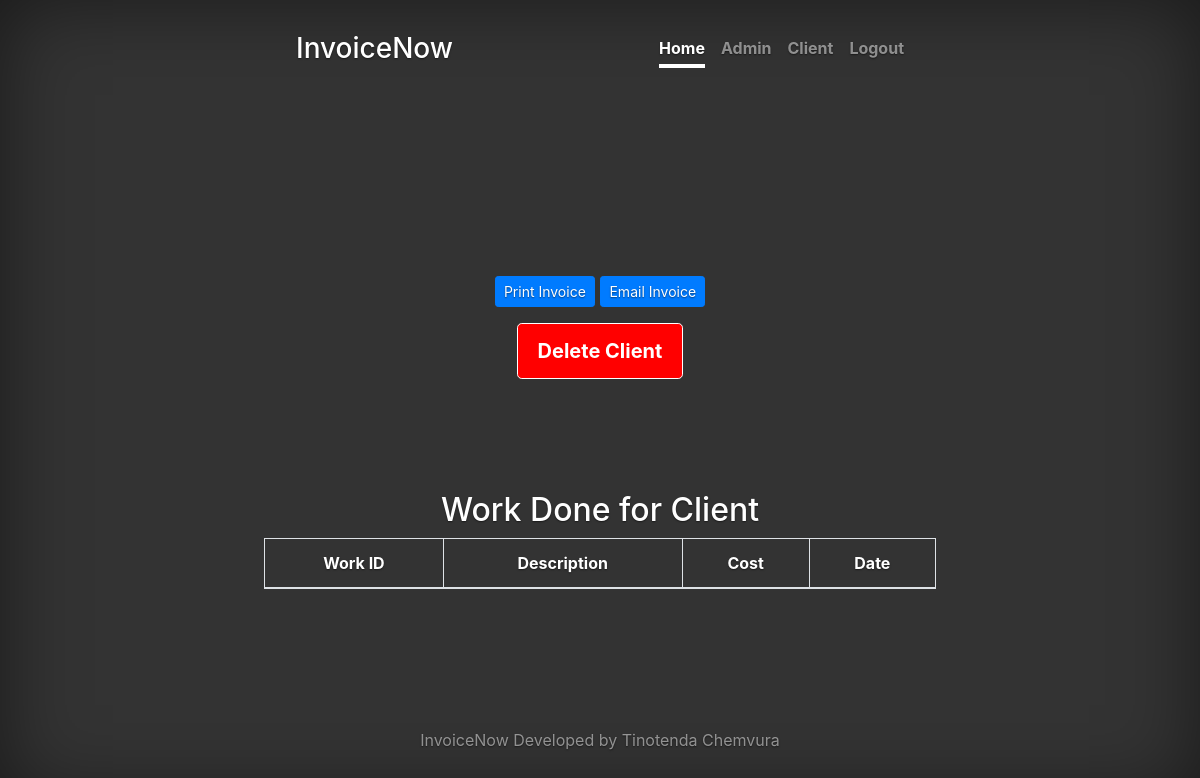
/client/6/ (signed in), run on an earlier commit of the app's database.
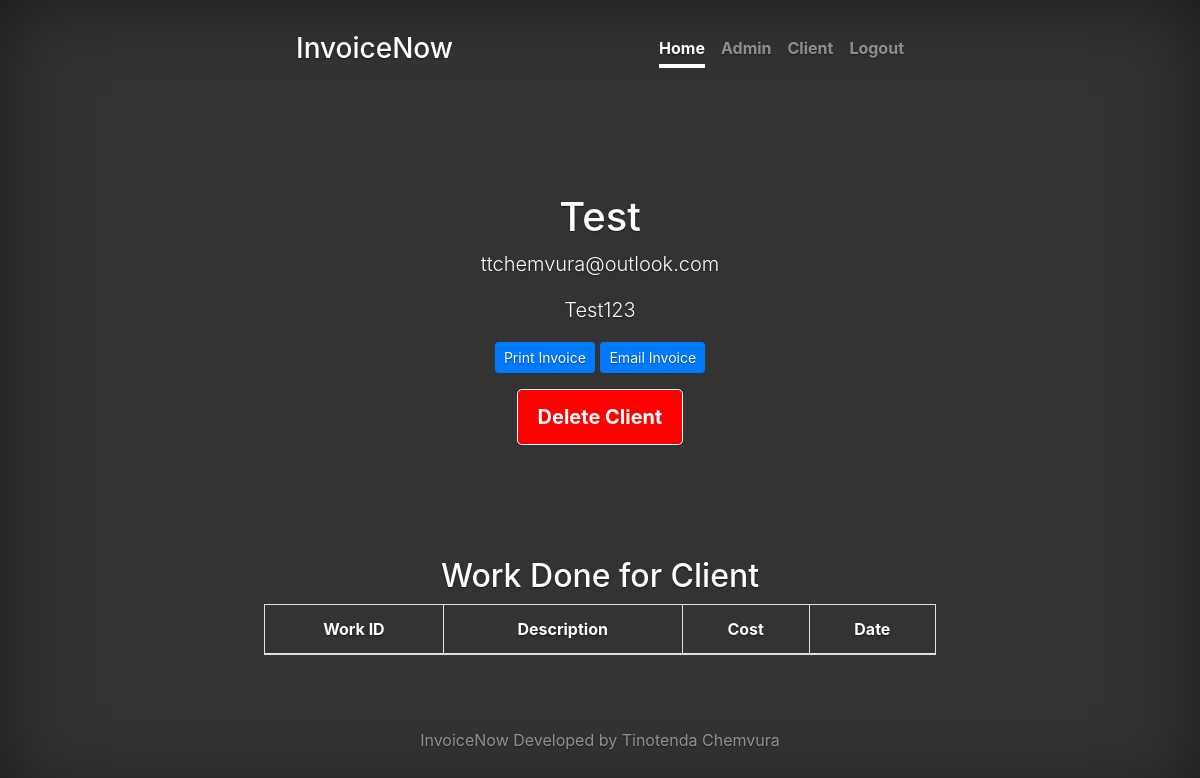
And on a later commit of the database.
### invoice_client/models.py (models this page shows)
class Client(models.Model):
    user = models.OneToOneField(User, on_delete=models.CASCADE)
    address = models.CharField(max_length=100)
    date = models.DateTimeField(default=now)
    bill_date = models.DateTimeField(default=now)
    class Meta:
        ordering = ('user__first_name', )

### invoice_admin/views.py (the view)
# urls.py: url(r'^client/(?P<id>\d+)/$', AdminClientView.as_view(), name='client_view'),
class AdminClientView(LoginRequiredMixin, ListView):
    login_url = '/login/'
    redirect_field_name = 'redirect_to'
    model = Client
    template_name = 'admin_client_details.html'
    context_object_name = 'works'
    def get_queryset(self):
        works = Work.objects.filter(client=int(self.kwargs.get('id')))
        return works
    def get_context_data(self, **kwargs):
        context = super(AdminClientView, self).get_context_data(**kwargs)
        try:
            context['client'] = Client.objects.get(id=int(self.kwargs.get('id')))
        except ObjectDoesNotExist:
            try:
                context['client'] = Client.objects.get(user=self.request.user)
            except ObjectDoesNotExist:
                context['client'] = None
        context['user'] = self.request.user
        return context
    def get(self, *args, **kwargs):
        if not self.request.user.is_staff:
            return redirect(reverse('client'))
        return super(AdminClientView, self).get(*args, **kwargs)

### templates/admin_client_details.html (shortened to what this page needs)
{% extends 'base.html' %}
{% block body %}
    <section class="jumbotron" style="background-color: transparent">
        <div class="inner cover">
            <h1 class="cover-heading">{{ client.user.first_name }}</h1>
            <p class="lead">{{ client.user.email }}</p>
            <p class="lead">{{ client.address }}</p>
            <p class="lead">
                <a href="{% url 'print_invoice' client.id %}" class="btn btn-sm btn-primary">Print Invoice</a>
                <a href="{% url 'email_invoice' client.id %}" class="btn btn-sm btn-primary">Email Invoice</a>
            </p>
            {% if user.is_staff %}
            <p class="lead">
                <a href="{% url 'admin_delete_client' client.id %}" style="background-color: red; color: white" class="btn btn-lg btn-secondary">Delete Client</a>
            </p>
            {% endif %}
        </div>
    </section>
    <h2>Work Done for Client</h2>
    <div class="table-responsive">
        <table class="table table-bordered">
            <thead>
            <tr>
                <th>Work ID</th>
                <th>Description</th>
                <th>Cost</th>
                <th>Date</th>
            </tr>
            </thead>
        </table>
    </div>
{% endblock %}

### templates/base.html (shortened to what this page needs)
<!doctype html>
<html lang="en">
  <head>
    <link rel="stylesheet" href="https://maxcdn.bootstrapcdn.com/bootstrap/4.0.0-beta.2/css/bootstrap.min.css">
      {% load static %}
    <link href="{% static 'css/main.css' %}" rel="stylesheet">
  </head>
  <body>
    <div class="site-wrapper">
      <div class="site-wrapper-inner">
        <div class="cover-container">
          <header class="masthead clearfix">
            <div class="inner">
              <h3 class="masthead-brand">InvoiceNow</h3>
              <nav class="nav nav-masthead">
                <a class="nav-link active" href="{% url 'home' %}">Home</a>
                <a class="nav-link" href="{% url 'admin' %}">Admin</a>
                <a class="nav-link" href="{% url 'client' %}">Client</a>
                {% if user.is_authenticated %}
                    <a class="nav-link" href="{% url 'logout' %}">Logout</a>
                {% else %}
                    <a class="nav-link" href="{% url 'login' %}">Login</a>
                {% endif %}
              </nav>
            </div>
          </header>
            {% block body %}{% endblock %}
          <footer class="mastfoot">
            <div class="inner">
              <p>InvoiceNow Developed by Tinotenda Chemvura</p>
            </div>
          </footer>
        </div>
      </div>
    </div>
  </body>
</html>

### static/css/main.css (style rules this page uses)
a, a:focus, a:hover { color: #fff; }
.btn-secondary, .btn-secondary:hover, .btn-secondary:focus { color: #333; text-shadow: none; background-color: #fff; border: .05rem solid #fff; }
html, body { height: 100%; background-color: #333; }
body { color: #fff; text-align: center; text-shadow: 0 .05rem .1rem rgba(0, 0, 0, .5); }
.site-wrapper { display: table; width: 100%; height: 100%; min-height: 100%; box-shadow: inset 0 0 5rem rgba(0, 0, 0, .5); }
.site-wrapper-inner { display: table-cell; vertical-align: top; }
.cover-container { margin-right: auto; margin-left: auto; }
.inner { padding: 2rem; }
.masthead { margin-bottom: 2rem; }
.masthead-brand { margin-bottom: 0; }
.nav-masthead .nav-link { padding: .25rem 0; font-weight: 700; color: rgba(255, 255, 255, .5); background-color: transparent; border-bottom: .25rem solid transparent; }
.nav-masthead .nav-link + .nav-link { margin-left: 1rem; }
.nav-masthead .active { color: #fff; border-bottom-color: #fff; }
@media (min-width: 48em) { .masthead-brand { float: left; } }
@media (min-width: 48em) { .nav-masthead { float: right; } }
.cover { background-color: transparent; padding: 0 1.5rem; }
.cover .btn-lg { padding: .75rem 1.25rem; font-weight: 700; }
.mastfoot { color: rgba(255, 255, 255, .5); }
@media (min-width: 40em) { .masthead { position: fixed; top: 0; } }
@media (min-width: 40em) { .mastfoot { position: fixed; bottom: 0; } }
@media (min-width: 40em) { .site-wrapper-inner { vertical-align: middle; } }
@media (min-width: 40em) { .masthead, .mastfoot, .cover-container { width: 100%; } }
@media (min-width: 62em) { .masthead, .mastfoot, .cover-container { width: 42rem; } }

What changed in the data, as far as the page shows it:
added Client: user.first_name "Test", user.email "ttchemvura@outlook.com", address "Test123"
